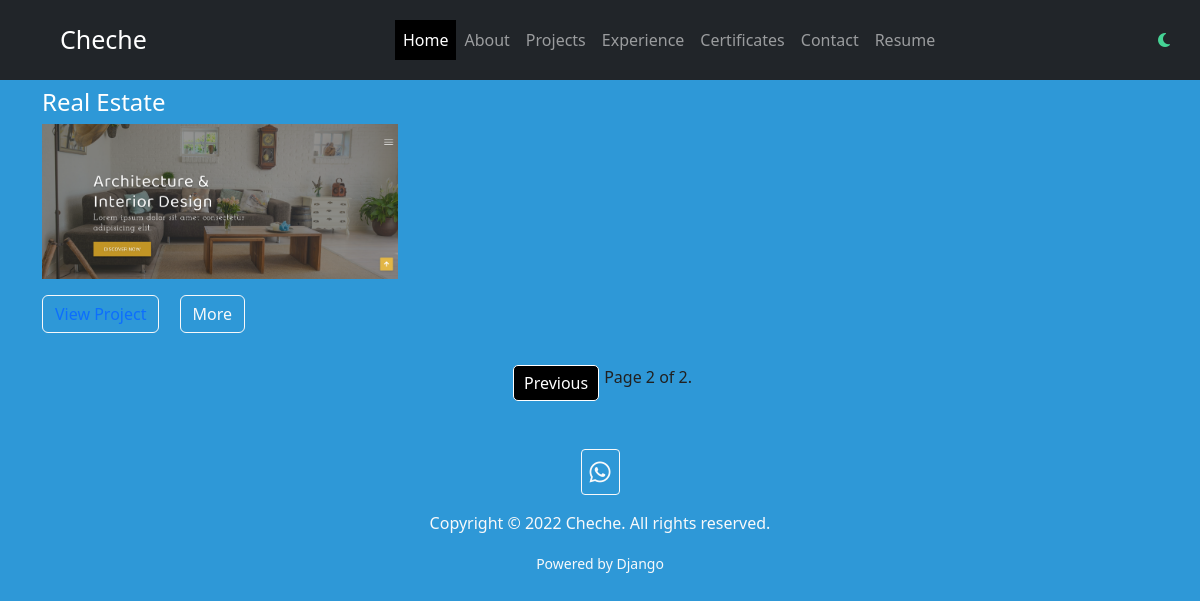
Screenshot of /projects/?page=2 with the database file from the repository.
### resume/models.py (models this page shows, shortened)
class Projects(models.Model):
    title = models.CharField(max_length=100)
    decription = models.TextField(blank=True)
    project_photo = models.ImageField(upload_to="images/projects_img")
    project_link = models.URLField(blank=True)
    class Meta:
        verbose_name_plural = "Projects"

### resume/views.py (the view)
# urls.py: path("projects/", views.projects, name="projects"),
def projects(request):
    project_show = Projects.objects.all()
    paginator = Paginator(project_show, 1)
    page = request.GET.get("page")
    print(page)
    try:
        project_show = paginator.page(page)
    except PageNotAnInteger:
        project_show = paginator.page(1)
    except EmptyPage:
        project_show = paginator.page(paginator.num_pages)
        print(project_show)
    return render(
        request, "projects.html", {"project_show": project_show, "page": page}
    )

### resume/templates/projects.html (shortened to what this page needs)
{% extends 'base.html' %} <br />
{% load static %} <br />
{% block content1 %}
<div class="row my-2">
  {% for project in project_show %}
  <div class="col-4">
    <h4 style="color: #fff">{{ project.title|safe }}</h4>
    <img
      src="{{ project.project_photo.url }}"
      width="500"
      height="800"
      class="img-fluid"
      alt="projects"
    />
    <button class="btn btn-outline-light mt-3">
      <a href="{{ project.project_link }}" style="text-decoration: none"
        >View Project</a
      >
    </button>
    <a
      href="{% url 'resume:aboutproject' project.id  %}"
      class="btn btn-outline-light mt-3 mx-3"
      >More</a
    >
  </div>
  {% endfor %}
</div>
<br />
{% include 'pagination.html' with page=project_show %}
{% endblock content1 %}

### resume/static/css/style.css (style rules this page uses)
body { background-color: var(--primary-color); color: var(--secondary-color); }
:root { --primary-color: #2e98d7; --secondary-color: #212121; }

### rows the page displays
Projects: title "Real Estate", project_photo (picture)

### other values shown
{{ page.number }} "2"
{{ page.paginator.num_pages }} "2"
